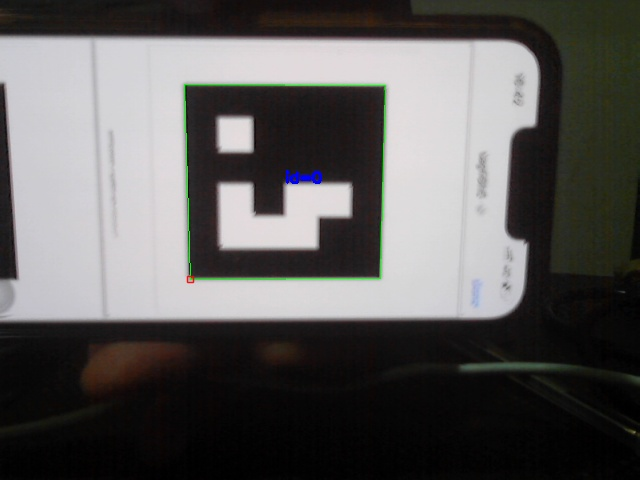
#> input picture debug_1.jpg, 640 x 480 px, given in place of the camera
$ python is_red_good_debugger.py
#> lines starting #> are read from the running program, lines starting #| are printed output that depends on the picture; after the words box and inside, x2 and y2 are one past the last pixel; in counts of white or black regions, pixels touching at a corner belong together
#!/usr/bin/env python3
import cv2
import numpy as np

def show_apriltag_debug():
    # Initialize detector with optimized parameters
    params = cv2.aruco.DetectorParameters()
    params.adaptiveThreshWinSizeMin = 3
    params.adaptiveThreshWinSizeMax = 23
    params.cornerRefinementMethod = cv2.aruco.CORNER_REFINE_SUBPIX
    aruco_dict = cv2.aruco.getPredefinedDictionary(cv2.aruco.DICT_APRILTAG_16h5)
    detector = cv2.aruco.ArucoDetector(aruco_dict, params)

    cap = cv2.VideoCapture(0)
    if not cap.isOpened():
        print("ERROR: Camera not accessible", file=sys.stderr)
        return

    cv2.namedWindow("AprilTag Debug View", cv2.WINDOW_NORMAL)

    try:
        while True:
            ret, frame = cap.read()
#> frame is the input picture: shape (480, 640, 3); mean B, G, R 89.9, 90.9, 92.5
            if not ret:
                print("WARNING: Frame capture failed", file=sys.stderr)
                continue

            # Preprocessing
            gray = cv2.cvtColor(frame, cv2.COLOR_BGR2GRAY)
            gray = cv2.GaussianBlur(gray, (3, 3), 0)
            clahe = cv2.createCLAHE(clipLimit=2.0, tileGridSize=(8,8))
            enhanced = clahe.apply(gray)
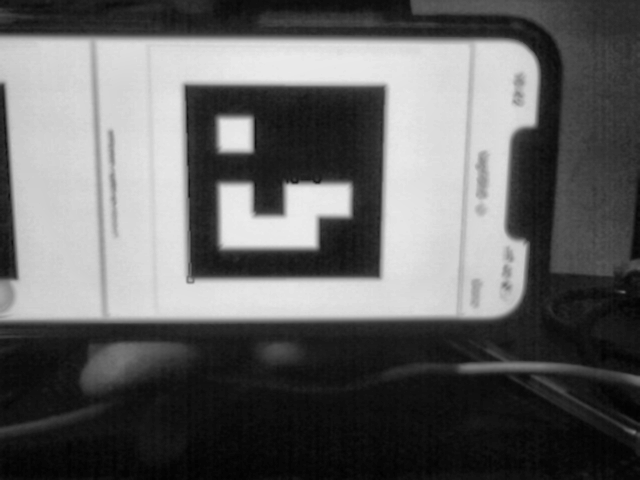
#> enhanced: shape (480, 640); min 1, max 236, mean 99.7

            # Detection
            corners, ids, _ = detector.detectMarkers(enhanced)
#> corners = ([[186.4, 282.8], [183.9, 83.75], [385, 84.5], [379.9, 278.2]],); ids = [0]
            debug_frame = frame.copy()

            # Visualization
            if ids is not None:
                for i, tag_id in enumerate(ids):
                    # Draw detected markers
                    color = (0, 255, 0) if tag_id % 2 == 0 else (0, 0, 255)
                    cv2.aruco.drawDetectedMarkers(debug_frame, corners, ids, borderColor=color)

                    # Label with ID and corner points
                    center = np.mean(corners[i][0], axis=0)
                    cv2.putText(debug_frame, f"ID:{tag_id[0]}",
                               (int(center[0]), int(center[1]) - 20),
                               cv2.FONT_HERSHEY_SIMPLEX, 0.6, color, 2)
#> this loop made 1 pass
#> (tag_id, color, center) on pass 1: ([0], (0, 255, 0), [283.8, 182.3])
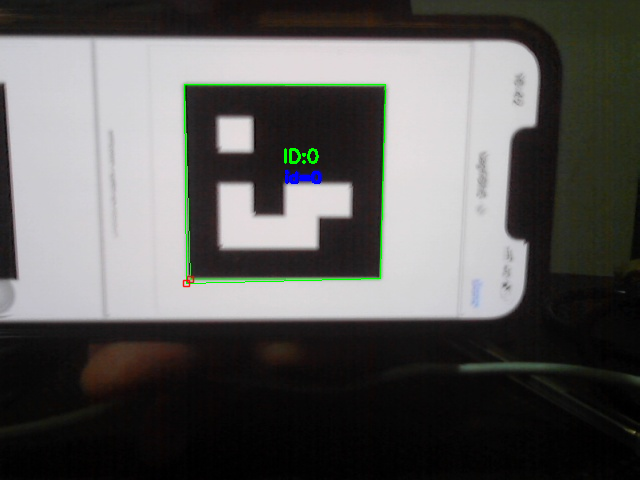
#> debug_frame: shape (480, 640, 3); 0.46% of pixels changed, all inside (x1, y1, x2, y2) = (182, 84, 386, 288)

            # Create processing steps visualization
            proc_vis = np.zeros((frame.shape[0], 300, 3), dtype=np.uint8)
            y_offset = 20

            # Original frame
            cv2.putText(proc_vis, "Original", (10, y_offset),
                       cv2.FONT_HERSHEY_SIMPLEX, 0.5, (255,255,255), 1)
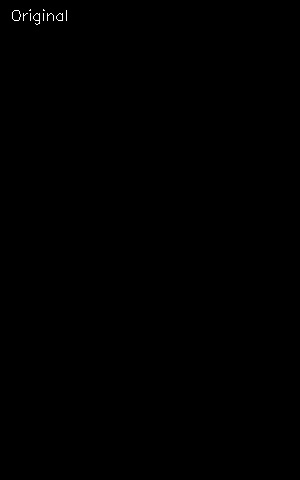
#> proc_vis: shape (480, 300, 3); 0.1% white in thin lines or dots, all inside (x1, y1, x2, y2) = (12, 9, 67, 25)
            proc_vis[y_offset+10:y_offset+130, 10:290] = cv2.resize(frame, (280, 120))

            # Enhanced view
            y_offset += 140
            cv2.putText(proc_vis, "Enhanced", (10, y_offset),
                       cv2.FONT_HERSHEY_SIMPLEX, 0.5, (255,255,255), 1)
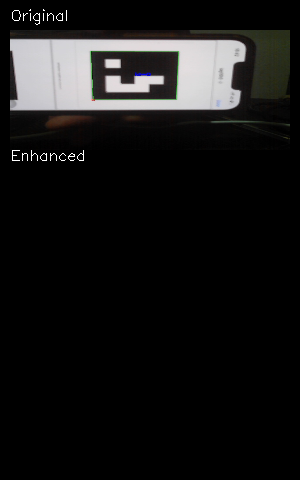
#> proc_vis: shape (480, 300, 3); mean of channels 0, 1, 2 21.5, 21.8, 22.1; drawn as B, G, R
            enhanced_bgr = cv2.cvtColor(enhanced, cv2.COLOR_GRAY2BGR)
            proc_vis[y_offset+10:y_offset+130, 10:290] = cv2.resize(enhanced_bgr, (280, 120))
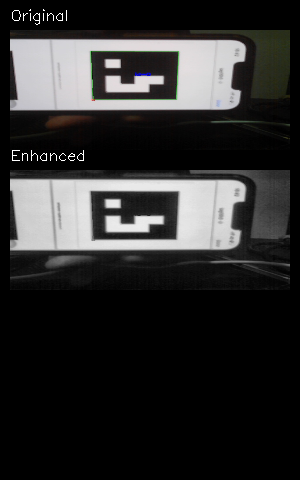
#> proc_vis: shape (480, 300, 3); mean of channels 0, 1, 2 44.8, 45.1, 45.4; drawn as B, G, R

            # Detection info
            y_offset += 140
            status = f"Tags: {len(ids) if ids is not None else 0}"
#> status = 'Tags: 1'
            cv2.putText(proc_vis, status, (10, y_offset),
                       cv2.FONT_HERSHEY_SIMPLEX, 0.6, (0,255,255), 2)
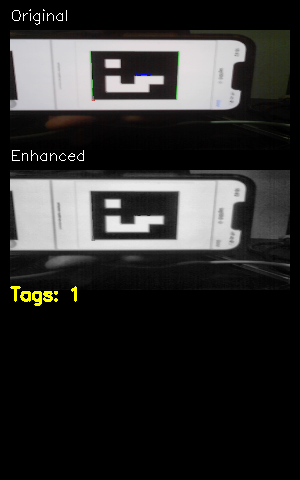
#> proc_vis: shape (480, 300, 3); 0.29% of pixels changed, all inside (x1, y1, x2, y2) = (10, 286, 77, 306); drawn as B, G, R

            # Combine views
            combined = np.hstack((debug_frame, proc_vis))
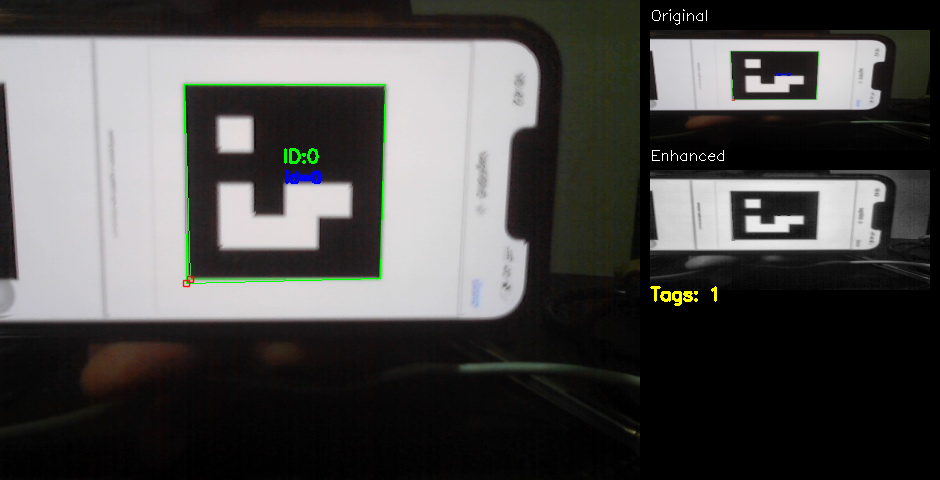
#> combined: shape (480, 940, 3); mean B, G, R 75.3, 76.8, 77.5
            cv2.imshow("AprilTag Debug View", combined)

            if cv2.waitKey(30) == ord('q'):
#> (key q is pressed here)
                break

    finally:
        cap.release()
        cv2.destroyAllWindows()

if __name__ == '__main__':
    show_apriltag_debug()
